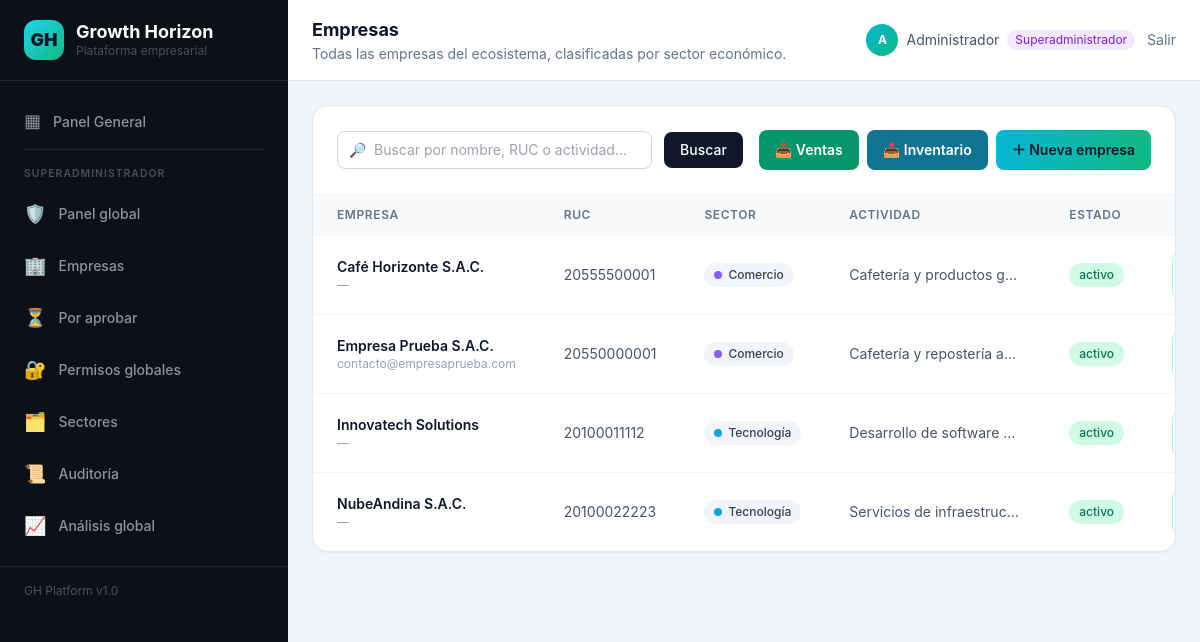
The page /empresas/ (signed in) on the database its author committed.
### models/usuario.py (models this page shows, shortened)
class Usuario(UserMixin, TimestampMixin, db.Model):
    __tablename__ = "usuarios"
    id = db.Column(db.Integer, primary_key=True)
    nombre = db.Column(db.String(120), nullable=False)
    email = db.Column(db.String(180), unique=True, nullable=False, index=True)
    password_hash = db.Column(db.String(255), nullable=False)
    rol = db.Column(db.String(40), nullable=False, default=ROL_ANALISTA)
    cargo = db.Column(db.String(80), nullable=True)
    activo = db.Column(db.Boolean, nullable=False, default=True)
    sector_id = db.Column(db.Integer, db.ForeignKey("sectores.id"), nullable=True)
    empresa_id = db.Column(db.Integer, db.ForeignKey("empresas.id", ondelete="SET NULL"), nullable=True)
    ultimo_acceso = db.Column(db.DateTime, nullable=True)
    intentos_fallidos = db.Column(db.Integer, nullable=False, default=0)
    ultimo_intento_fallido = db.Column(db.DateTime, nullable=True)
    sector = db.relationship("Sector", backref=db.backref("usuarios", lazy="dynamic", passive_deletes=True))
    empresa = db.relationship("Empresa", backref=db.backref("usuarios", lazy="dynamic", passive_deletes=True))
    auditorias = db.relationship("Auditoria", backref="usuario", lazy="dynamic")
    @property
    def es_superadmin(self):
        return self.rol == ROL_SUPERADMIN
    @property
    def tiene_empresa(self):
        return self.empresa is not None
    @property
    def etiqueta_rol(self):
        from models.roles import ROLES_DISPONIBLES
        return ROLES_DISPONIBLES.get(self.rol, self.rol)

### models/empresa.py (models this page shows, shortened)
class Empresa(TimestampMixin, db.Model):
    __tablename__ = "empresas"
    id = db.Column(db.Integer, primary_key=True)
    nombre = db.Column(db.String(180), nullable=False, index=True)
    ruc = db.Column(db.String(20), unique=True, nullable=True, index=True)
    sector_id = db.Column(db.Integer, db.ForeignKey("sectores.id", ondelete="SET NULL"), nullable=True)
    actividad = db.Column(db.String(255), nullable=True)
    correo = db.Column(db.String(180), nullable=True)
    telefono = db.Column(db.String(40), nullable=True)
    direccion = db.Column(db.String(255), nullable=True)
    sitio_web = db.Column(db.String(255), nullable=True)
    estado = db.Column(db.String(20), nullable=False, default="activo")
    notas_admin = db.Column(db.Text, nullable=True)

### models/sector.py (models this page shows, shortened)
class Sector(TimestampMixin, db.Model):
    __tablename__ = "sectores"
    id = db.Column(db.Integer, primary_key=True)
    nombre = db.Column(db.String(120), unique=True, nullable=False, index=True)
    descripcion = db.Column(db.Text, nullable=True)
    color = db.Column(db.String(20), nullable=False, default="#0891b2")
    empresas = db.relationship("Empresa", backref="sector", lazy="dynamic", passive_deletes=True)

### routes/empresas.py (the view, shortened to what this page needs)
@empresas_bp.route("/")
@login_required
@superadmin_requerido
def listar():
    sector_id = request.args.get("sector", type=int)
    busqueda = request.args.get("q", "").strip()
    consulta = Empresa.query
    if sector_id:
        consulta = consulta.filter(Empresa.sector_id == sector_id)
    empresas = consulta.order_by(Empresa.nombre.asc()).all()
    sectores = Sector.query.order_by(Sector.nombre.asc()).all()
    sector_seleccionado = db.session.get(Sector, sector_id) if sector_id else None
    return render_template(
        "empresas/listar.html",
        empresas=empresas,
        sectores=sectores,
        sector_seleccionado=sector_seleccionado,
        busqueda=busqueda,
    )

### routes/decoradores.py (called while the page is built)
def superadmin_requerido(func):
    @wraps(func)
    def envoltura(*args, **kwargs):
        if not current_user.is_authenticated or current_user.rol != ROL_SUPERADMIN:
            _sin_acceso()
        return func(*args, **kwargs)
    return envoltura

### templates/empresas/listar.html (shortened to what this page needs)
{% extends "base.html" %}
{% block cabecera %}Empresas{% endblock %}
{% block subcabecera %}
    {% if sector_seleccionado %}
        Vista filtrada por el sector <span class="inline-flex items-center gap-1" style="color: {{ sector_seleccionado.color }}">● {{ sector_seleccionado.nombre }}</span>
    {% else %}
        Todas las empresas del ecosistema, clasificadas por sector económico.
    {% endif %}
{% endblock %}
{% block contenido %}
    <div class="bg-white rounded-2xl shadow-sm border border-slate-200 overflow-hidden">
        <div class="p-6 border-b border-slate-100 flex flex-col sm:flex-row sm:items-center gap-4 justify-between">
            <form method="get" class="flex flex-col sm:flex-row items-start sm:items-center gap-3 flex-1">
                <div class="relative flex-1 max-w-md">
                    <span class="absolute left-3 top-1/2 -translate-y-1/2 text-slate-400 text-sm">🔎</span>
                    <input type="text" name="q" value="{{ busqueda }}"
                           placeholder="Buscar por nombre, RUC o actividad..."
                           class="w-full pl-9 px-3 py-2 rounded-lg border border-slate-300 focus:border-cyan-500 focus:ring-1 focus:ring-cyan-500 outline-none text-sm">
                </div>
                <div class="flex gap-2">
                    <button type="submit" class="px-4 py-2 rounded-lg bg-slate-900 text-white text-sm font-medium hover:bg-slate-700 transition">Buscar</button>
                </div>
            </form>
            <div class="flex flex-wrap gap-2">
                <a href="{{ url_for('empresas.exportar_ventas_xlsx') }}"
                   class="px-4 py-2.5 rounded-lg bg-emerald-600 text-white text-sm font-semibold hover:bg-emerald-700 transition whitespace-nowrap">
                    📥 Ventas
                </a>
                <a href="{{ url_for('empresas.exportar_inventario_xlsx') }}"
                   class="px-4 py-2.5 rounded-lg bg-cyan-700 text-white text-sm font-semibold hover:bg-cyan-800 transition whitespace-nowrap">
                    📥 Inventario
                </a>
                <a href="{{ url_for('empresas.nueva') }}" class="px-4 py-2.5 rounded-lg bg-gradient-to-r from-cyan-500 to-emerald-500 text-slate-900 text-sm font-semibold hover:opacity-90 transition whitespace-nowrap">
                    ＋ Nueva empresa
                </a>
            </div>
        </div>
        <div class="overflow-x-auto">
            <table class="w-full text-sm">
                <thead>
                    <tr class="text-left text-xs uppercase tracking-wider text-slate-500 border-b border-slate-100 bg-slate-50">
                        <th class="px-6 py-3 font-semibold">Empresa</th>
                        <th class="px-6 py-3 font-semibold">RUC</th>
                        <th class="px-6 py-3 font-semibold">Sector</th>
                        <th class="px-6 py-3 font-semibold">Actividad</th>
                        <th class="px-6 py-3 font-semibold">Estado</th>
                        <th class="px-6 py-3 font-semibold text-right">Acciones</th>
                    </tr>
                </thead>
                <tbody class="divide-y divide-slate-100">
                {% for empresa in empresas %}
                    <tr class="hover:bg-slate-50 transition">
                        <td class="px-6 py-4">
                            <p class="font-semibold text-slate-900">{{ empresa.nombre }}</p>
                            <p class="text-xs text-slate-400">{{ empresa.correo or '—' }}</p>
                        </td>
                        <td class="px-6 py-4 text-slate-600">{{ empresa.ruc or '—' }}</td>
                        <td class="px-6 py-4">
                            {% if empresa.sector %}
                                <span class="inline-flex items-center gap-1.5 px-2.5 py-1 rounded-full text-xs font-medium bg-slate-100 text-slate-700">
                                    <span class="w-2 h-2 rounded-full" style="background-color: {{ empresa.sector.color }}"></span>
                                    {{ empresa.sector.nombre }}
                                </span>
                            {% else %}
                                <span class="text-slate-400">Sin clasificar</span>
                            {% endif %}
                        </td>
                        <td class="px-6 py-4 text-slate-600 max-w-[220px] truncate">{{ empresa.actividad or '—' }}</td>
                        <td class="px-6 py-4">
                            <span class="inline-block px-2.5 py-1 rounded-full text-xs font-medium
                                {% if empresa.estado == 'activo' %}bg-emerald-100 text-emerald-700
                                {% else %}bg-rose-100 text-rose-700{% endif %}">
                                {{ empresa.estado }}
                            </span>
                        </td>
                        <td class="px-6 py-4">
                            <div class="flex items-center justify-end gap-2">
                                <a href="{{ url_for('empresas.detalle', empresa_id=empresa.id) }}"
                                   class="px-3 py-1.5 rounded-lg border border-cyan-200 text-cyan-700 text-xs font-medium hover:bg-cyan-50 transition">Ver detalle</a>
                            </div>
                        </td>
                    </tr>
                {% endfor %}
                </tbody>
            </table>
        </div>
    </div>
{% endblock %}

### templates/base.html (shortened to what this page needs)
<!DOCTYPE html>
<html lang="es" class="h-full">
<head>
    <script src="https://cdn.tailwindcss.com"></script>
    <link rel="stylesheet" href="https://cdnjs.cloudflare.com/ajax/libs/animate.css/4.1.1/animate.min.css" />
    <link rel="stylesheet" href="{{ url_for('static', filename='css/ripple.css') }}" />
</head>
<body class="h-full bg-slate-100 text-slate-800 antialiased">
    <div class="flex h-screen overflow-hidden" x-data="{ empresaMenu: true }">
        <aside class="w-72 flex-col shrink-0 gh-sidebar" x-show="empresaMenu">
            <div class="flex items-center gap-3 px-6 py-5 border-b" style="border-color: #21262C;">
                <div
                    class="w-10 h-10 rounded-xl bg-gradient-to-br from-cyan-400 to-emerald-500 flex items-center justify-center text-lg font-black text-slate-900">
                    GH</div>
                <div>
                    <h1 class="text-white font-bold text-lg leading-tight">Growth Horizon</h1>
                    <p class="text-xs" style="color: #484f58;">Plataforma empresarial</p>
                </div>
            </div>
            <nav class="flex-1 overflow-y-auto scrollbar-thin px-3 py-4 space-y-1">
                <a href="{{ url_for('main.dashboard') }}"
                    class="gh-nav-item {% if request.endpoint == 'main.dashboard' %}gh-active{% endif %}">
                    <span class="text-lg">▦</span> Panel General
                </a>
                {% if current_user.is_authenticated and current_user.es_superadmin %}
                <div class="gh-divider"></div>
                <p class="gh-section-label">Superadministrador</p>
                <a href="{{ url_for('superadmin.panel') }}"
                    class="gh-nav-item {% if request.endpoint and request.endpoint.startswith('superadmin') %}gh-active{% endif %}">
                    <span class="text-lg">🛡️</span> Panel global
                </a>
                <a href="{{ url_for('superadmin.empresas') }}"
                    class="gh-nav-item {% if request.endpoint == 'superadmin.empresas' %}gh-active{% endif %}">
                    <span class="text-lg">🏢</span> Empresas
                </a>
                <a href="{{ url_for('superadmin.empresas_pendientes') }}"
                    class="gh-nav-item {% if request.endpoint == 'superadmin.empresas_pendientes' %}gh-active{% endif %}">
                    <span class="flex items-center gap-3 flex-1"><span class="text-lg">⏳</span> Por aprobar</span>
                </a>
                <a href="{{ url_for('superadmin.permisos') }}"
                    class="gh-nav-item {% if request.endpoint == 'superadmin.permisos' %}gh-active{% endif %}">
                    <span class="text-lg">🔐</span> Permisos globales
                </a>
                <a href="{{ url_for('sectores.listar') }}"
                    class="gh-nav-item {% if request.endpoint and request.endpoint.startswith('sectores') %}gh-active{% endif %}">
                    <span class="text-lg">🗂️</span> Sectores
                </a>
                <a href="{{ url_for('seguridad.auditoria') }}"
                    class="gh-nav-item {% if request.endpoint and request.endpoint.startswith('seguridad') %}gh-active{% endif %}">
                    <span class="text-lg">📜</span> Auditoría
                </a>
                <a href="{{ url_for('analisis.principal') }}"
                    class="gh-nav-item {% if request.endpoint == 'analisis.principal' %}gh-active{% endif %}">
                    <span class="text-lg">📈</span> Análisis global
                </a>
                {% endif %}
            </nav>
            <div class="gh-sidebar-footer px-6 py-4 text-xs">
                GH Platform v1.0
            </div>
        </aside>
        <div class="flex-1 flex flex-col overflow-hidden pt-14 md:pt-0">
            <header class="bg-white border-b border-slate-200 px-6 py-4 flex items-center justify-between">
                <div>
                    <h2 class="text-lg font-bold text-slate-900">{% block cabecera %}{% endblock %}</h2>
                    <p class="text-sm text-slate-500">{% block subcabecera %}{% endblock %}</p>
                </div>
                <div class="flex items-center gap-3">
                    {% if current_user.is_authenticated %}
                    <span class="hidden sm:inline-flex items-center gap-2 text-sm text-slate-600">
                        <span
                            class="w-8 h-8 rounded-full bg-gradient-to-br from-cyan-500 to-emerald-500 text-white flex items-center justify-center text-xs font-bold">
                            {{ current_user.nombre[:1] | upper }}
                        </span>
                        {{ current_user.nombre }}
                        <span
                            class="px-2 py-0.5 text-xs rounded-full
                            {% if current_user.es_superadmin %}bg-purple-100 text-purple-700
                            {% elif current_user.es_admin_empresa %}bg-emerald-100 text-emerald-700
                            {% elif current_user.es_empleado %}bg-sky-100 text-sky-700
                            {% else %}bg-slate-100 text-slate-700{% endif %}">
                            {{ current_user.etiqueta_rol }}
                        </span>
                    </span>
                    <a href="{{ url_for('auth.logout') }}"
                        class="text-sm text-slate-500 hover:text-red-600 transition">Salir</a>
                    {% endif %}
                </div>
            </header>
            <main class="flex-1 overflow-y-auto scrollbar-thin p-6">
                {% block contenido %}{% block content %}{% endblock %}{% endblock %}
            </main>
        </div>
    </div>
</body>
</html>

### templates/base.html (style rules this page uses)
body { font-family: 'Inter', system-ui, -apple-system, sans-serif; }
.gh-sidebar { background-color: #0D1117; }
.gh-sidebar .gh-nav-item { position: relative; display: flex; align-items: center; gap: 0.75rem; padding: 0.625rem 0.75rem; border-radius: 0.5rem; font-size: 0.875rem; font-weight: 500; color: #8b949e; background-color: transparent; cursor: pointer; transition: background-color 300ms ease, color 200ms ease, filter 300ms ease, transform 300ms ease; }
.gh-sidebar .gh-nav-item::before { content: ""; position: absolute; top: 50%; left: -12px; width: 4px; height: 0; background-color: #2F81F7; border-radius: 4px; transform: translateY(-50%); opacity: 0; transition: height 250ms cubic-bezier(0.25, 0.8, 0.25, 1), opacity 250ms ease; }
.gh-sidebar .gh-section-label { padding: 0.75rem 0.75rem 0.25rem; font-size: 0.65rem; font-weight: 600; text-transform: uppercase; letter-spacing: 0.1em; color: #484f58; }
.gh-sidebar .gh-divider { height: 1px; background-color: #21262C; margin: 0.5rem 0.75rem; }
.gh-sidebar-footer { border-top: 1px solid #21262C; color: #484f58; }

### rows shown on the page
Usuario: nombre "A", nombre "Administrador", etiqueta_rol "Superadministrador"
Empresa: nombre "Café Horizonte S.A.C.", correo "—", ruc "20555500001", sector.nombre "Comercio", actividad "Cafetería y productos g…", estado "activo"
Empresa: nombre "Empresa Prueba S.A.C.", correo "contacto@empresaprueba.com", ruc "20550000001", sector.nombre "Comercio", actividad "Cafetería y repostería a…", estado "activo"
Empresa: nombre "Innovatech Solutions", correo "—", ruc "20100011112", sector.nombre "Tecnología", actividad "Desarrollo de software…", estado "activo"
Empresa: nombre "NubeAndina S.A.C.", correo "—", ruc "20100022223", sector.nombre "Tecnología", actividad "Servicios de infraestruc…", estado "activo"
